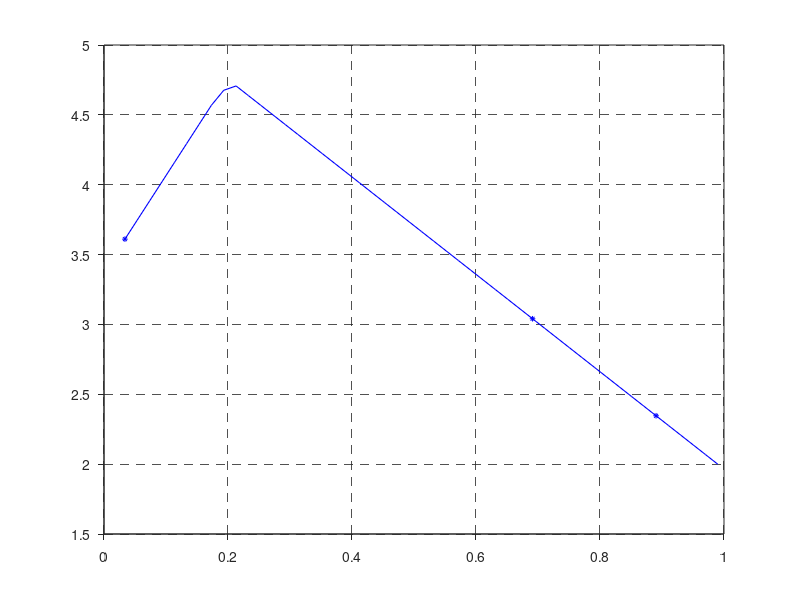

The MATLAB script that drew this image: (Note: this script raises an error after producing the figure.)
%% 
load('static_sp1_init.mat');

chord_profile_sp1_init = cell2mat(Chord_profile);
twist_profile_sp1_init = Twist_profile+0.098;

points_chord_sp1_init = [chord_profile_sp1_init(1:7:end), chord_profile_sp1_init(end)] ;
points_twist_sp1_init = [twist_profile_sp1_init(1:7:end), twist_profile_sp1_init(end)];

% for chord - root, 70 and 90%
normalized_blade = Blade_radius/63;
chord_root = chord_profile_sp1_init(1);

diff_70 = abs(normalized_blade-0.7);
diff_90 = abs(normalized_blade-0.9);
I = find(diff_70==min(diff_70));
J = find(diff_90==min(diff_90));

chord_70 = chord_profile_sp1_init(I);
chord_90 = chord_profile_sp1_init(J);

points_chord = [chord_root, chord_70, chord_90];
points_radius = [normalized_blade(1), normalized_blade(I), normalized_blade(J)];

figure(1)
plot(normalized_blade, chord_profile_sp1_init,'b-', 'LineWidth', 0.8); hold on;
%plot(normalized_blade, twist_profile_sp1_init); 
plot(points_radius, points_chord,'b*', 'MarkerSize',4);


grid on
a = gca;
% set box property to off and remove background color
set(a,'box','off','color','none')
% create new, empty axes with box but without ticks
b = axes('Position',get(a,'Position'),'box','on','xtick',[],'ytick',[]);
% set original axes as active
axes(a)
% link axes in case of zooming
linkaxes([a b])
set(gca,'GridLineStyle','--')
set(gca,'GridAlpha',0.8)
set(gca,'TickDir','out');

axesH = gca;
axesH.XAxis.TickLabelInterpreter = 'latex';
axesH.XAxis.TickLabelFormat      = '\\textbf{%g}';
axesH.YAxis.TickLabelInterpreter = 'latex';
axesH.YAxis.TickLabelFormat      = '\\textbf{%g}';

%ax.GridAlpha = 1;
ylabel('\textbf{Chord distribution (m)}','Interpreter','latex');
xlabel('\textbf{Normalized blade radius (-)}','Interpreter','latex');

%% plot twist
transition = normalized_blade(8); 
diff_40 = abs(normalized_blade-0.4);
diff_70 = abs(normalized_blade-0.7);
I = find(diff_40==min(diff_40));
J = find(diff_70==min(diff_70));

twist_transition = twist_profile_sp1_init(8); 
twist_40 = twist_profile_sp1_init(I);
twist_70 = twist_profile_sp1_init(J);

points_twist = [twist_transition, twist_40, twist_70];
points_radius = [transition, normalized_blade(I), normalized_blade(J)];

figure(2)
plot(normalized_blade, twist_profile_sp1_init,'r-', 'LineWidth', 0.8); hold on;
%plot(normalized_blade, twist_profile_sp1_init); 
plot(points_radius, points_twist,'r*', 'MarkerSize',4);


grid on
a = gca;
% set box property to off and remove background color
set(a,'box','off','color','none')
% create new, empty axes with box but without ticks
b = axes('Position',get(a,'Position'),'box','on','xtick',[],'ytick',[]);
% set original axes as active
axes(a)
% link axes in case of zooming
linkaxes([a b])
set(gca,'GridLineStyle','--')
set(gca,'GridAlpha',0.8)
set(gca,'TickDir','out');


axesH = gca;
axesH.XAxis.TickLabelInterpreter = 'latex';
axesH.XAxis.TickLabelFormat      = '\\textbf{%g}';
axesH.YAxis.TickLabelInterpreter = 'latex';
axesH.YAxis.TickLabelFormat      = '\\textbf{%g}';

%ax.GridAlpha = 1;
ylabel('\textbf{Twist distribution ($^\circ$)}','Interpreter','latex');
xlabel('\textbf{Normalized blade radius (-)}','Interpreter','latex');

